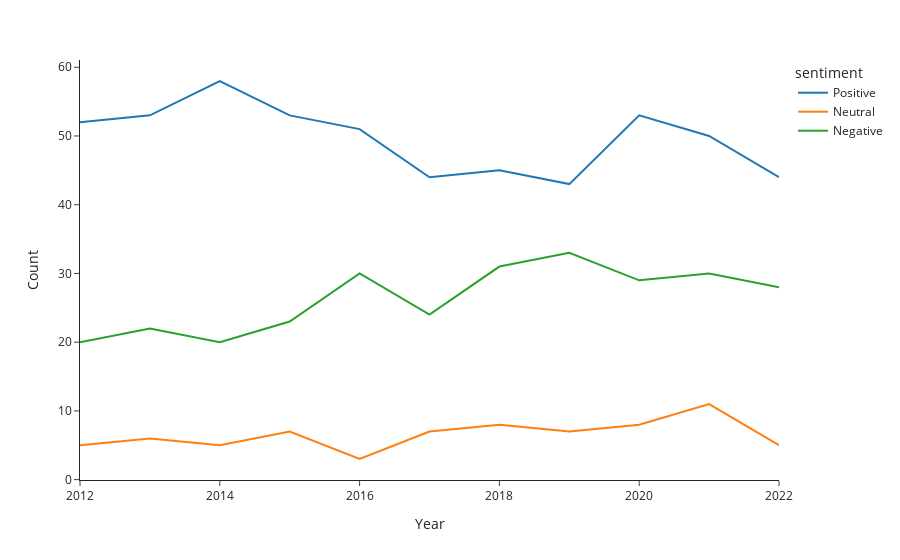

Notebook source saved alongside this figure:
### Code cell
data = pd.DataFrame(df_en.value_counts(['Top100Year','sentiment']),columns = ['NoOfSongs']).reset_index()
data = data.sort_values(by="Top100Year")
fig = px.line(data, x="Top100Year", y="NoOfSongs", color='sentiment', labels={'Top100Year': 'Year', 'NoOfSongs': 'Count'})
fig.show()

### Figure 1 — Plotly figure (JSON) as saved in the notebook; plotly's stock layout.template omitted (floating-point values rounded to 4 significant figures)
{"data": [{"hovertemplate": "sentiment=Positive<br>Year=%{x}<br>Count=%{y}<extra></extra>", "legendgroup": "Positive", "line": {"color": "#1F77B4", "dash": "solid"}, "marker": {"symbol": "circle"}, "mode": "lines", "name": "Positive", "orientation": "v", "showlegend": true, "type": "scatter", "x": [2012, 2013, 2014, 2015, 2016, 2017, 2018, 2019, 2020, 2021, 2022], "xaxis": "x", "y": [52, 53, 58, 53, 51, 44, 45, 43, 53, 50, 44], "yaxis": "y"}, {"hovertemplate": "sentiment=Neutral<br>Year=%{x}<br>Count=%{y}<extra></extra>", "legendgroup": "Neutral", "line": {"color": "#FF7F0E", "dash": "solid"}, "marker": {"symbol": "circle"}, "mode": "lines", "name": "Neutral", "orientation": "v", "showlegend": true, "type": "scatter", "x": [2012, 2013, 2014, 2015, 2016, 2017, 2018, 2019, 2020, 2021, 2022], "xaxis": "x", "y": [5, 6, 5, 7, 3, 7, 8, 7, 8, 11, 5], "yaxis": "y"}, {"hovertemplate": "sentiment=Negative<br>Year=%{x}<br>Count=%{y}<extra></extra>", "legendgroup": "Negative", "line": {"color": "#2CA02C", "dash": "solid"}, "marker": {"symbol": "circle"}, "mode": "lines", "name": "Negative", "orientation": "v", "showlegend": true, "type": "scatter", "x": [2012, 2013, 2014, 2015, 2016, 2017, 2018, 2019, 2020, 2021, 2022], "xaxis": "x", "y": [20, 22, 20, 23, 30, 24, 31, 33, 29, 30, 28], "yaxis": "y"}], "layout": {"legend": {"title": {"text": "sentiment"}, "tracegroupgap": 0}, "margin": {"t": 60}, "xaxis": {"anchor": "y", "domain": [0, 1], "title": {"text": "Year"}}, "yaxis": {"anchor": "x", "domain": [0, 1], "title": {"text": "Count"}}}}
